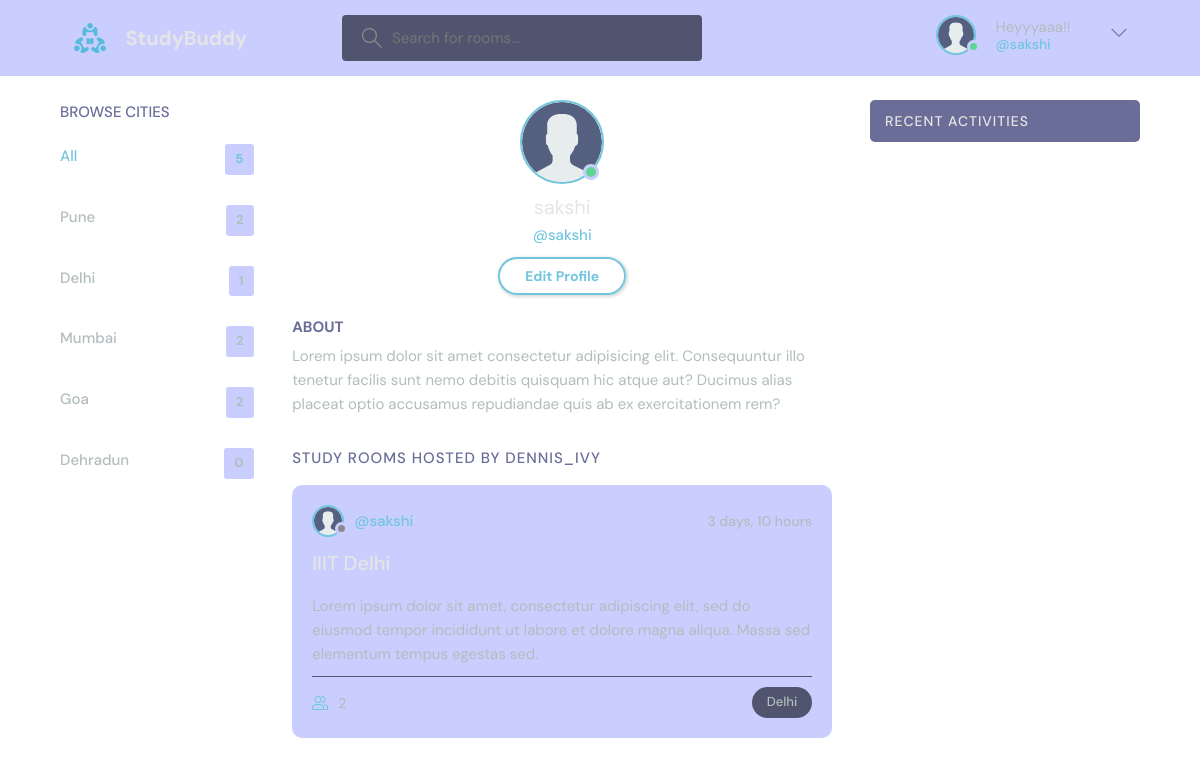
/profile/2/ (signed in), run on the app's committed database.
### base/models.py (models this page shows, shortened)
class City(models.Model):
    name = models.CharField(max_length=200)

class Room(models.Model):
    host = models.ForeignKey(User, on_delete=models.SET_NULL, null=True)
    city = models.ForeignKey(City, on_delete=models.SET_NULL, null=True)
    name = models.CharField(max_length=200)
    description = models.TextField(null=True, blank=True)
    participants = models.ManyToManyField(User, related_name='participants', blank=True)
    updated = models.DateTimeField(auto_now = True)
    created = models.DateTimeField(auto_now_add = True)
    class Meta:
        ordering = ['-updated', '-created']

### base/views.py (the view)
# urls.py: path('profile/<str:pk>/', views.userProfile, name="user-profile"),
def userProfile(request, pk):
    user = User.objects.get(id=pk)
    rooms = user.room_set.all()
    room_messages = user.message_set.all()
    citys = City.objects.all()
    context = {'user':user, 'rooms':rooms, 'citys':citys, 'room_messages':room_messages}
    return render(request, 'base/profile.html', context)

### base/templates/base/profile.html
{% extends 'main.html' %}
{%load static%}
{% block content %}
  <main class="profile-page layout layout--3">
    <div class="container">
      {% include 'base/city_component.html' %}
      <div class="roomList">
        <div class="profile">
          <div class="profile__avatar">
            <div class="avatar avatar--large active">
              <img src= "{% static 'images/avatar.svg' %}" />
            </div>
          </div>
          <div class="profile__info">
            <h3>{{user.username}}</h3>
            <p>@{{user.username}}</p>
            <a href="edit-user.html" class="btn btn--main btn--pill">Edit Profile</a>
          </div>
          <div class="profile__about">
            <h3>About</h3>
            <p>
              Lorem ipsum dolor sit amet consectetur adipisicing elit. Consequuntur illo tenetur
              facilis sunt nemo debitis quisquam hic atque aut? Ducimus alias placeat optio
              accusamus repudiandae quis ab ex exercitationem rem?
            </p>
          </div>
        </div>
        <div class="roomList__header">
          <div>
            <h2>Study Rooms Hosted by dennis_ivy</a>
            </h2>
          </div>
        </div>
        {% include 'base/feed_component.html' %}
      </div>
      {% include 'base/activity_component.html' %}
    </div>
  </main>
  {% endblock content%}

### templates/navbar.html (shortened to what this page needs)
{% load static %}
<header class="header header--loggedIn">
    <div class="container">
      <a href="{% url 'home' %}" class="header__logo">
        <img src="{% static 'images/logo.svg' %}" />
        <h1>StudyBuddy</h1>
      </a>
      <form class="header__search" method="GET" action="{% url 'home' %}">
        <label>
          <input name="q" placeholder="Search for rooms..." />
        </label>
      </form>
      <nav class="header__menu">
        {% if request.user.is_authenticated %}
        <div class="header__user">
          <p>
            <div class="avatar avatar--medium active">
                <img src="{% static 'images/avatar.svg' %}" />
            </div>
            <p>Heyyyaaa!! <span>@{{request.user.username}}</span></p>
          </p>
          <button class="dropdown-button">
            <svg version="1.1" xmlns="http://www.w3.org/2000/svg" width="32" height="32" viewBox="0 0 32 32">
              <title>chevron-down</title>
              <path d="M16 21l-13-13h-3l16 16 16-16h-3l-13 13z"></path>
            </svg>
          </button>
        </div>
        {%else%}
        <a href="{% url 'login' %}">
          <img src= "{% static 'images/avatar.svg' %}" />
          <p>Login</p>
        </a>
        {%endif %}
      </nav>
    </div>
  </header>

### base/templates/base/city_component.html
<div class="topics">
    <div class="topics__header">
      <h2>Browse Cities</h2>
    </div>
    <ul class="topics__list">
      <li>
        <a href="{% url 'home' %}" class="active">All <span>{{citys.count}}</span></a>
      </li>
        {% for city in citys %}
        <li>
            <a href = "{% url 'home' %}?q={{city.name}}"> {{city.name}} <span> {{city.room_set.all.count}} </span> </a>
        </li>
        {% endfor%}
    </ul>
  </div>

### base/templates/base/feed_component.html (shortened to what this page needs)
{% load static%}
{% for room in rooms %}
<div class="roomListRoom">
    <div class="roomListRoom__header">
      <a href="{% url 'user-profile' room.host.id %}" class="roomListRoom__author">
        <div class="avatar avatar--small">
            <img src= "{% static 'images/avatar.svg' %}">
        </div>
        <span>@{{room.host.username}}</span>
      </a>
      <div class="roomListRoom__actions">
        <span>{{room.created|timesince}}</span>
      </div>
    </div>
    <div class="roomListRoom__content">
      <a href="{% url 'room' room.id %}">{{room.name}}</a>
      <p>
        {{room.description}}</p>
    </div>
    <div class="roomListRoom__meta">
      <a href="{% url 'room' room.id %}" class="roomListRoom__joined">
        {{room.participants.all.count}}
      </a>
      <p class="roomListRoom__topic">{{room.city.name}}</p>
    </div>
  </div>
  {% endfor %}

### data on the page
City: name "Pune", room_set.all.count "2"
City: name "Delhi", room_set.all.count "1"
City: name "Mumbai", room_set.all.count "2"
City: name "Goa", room_set.all.count "2"
City: name "Dehradun", room_set.all.count "0"
Room: host.username "sakshi", created "3 days, 10 hours", description "Lorem ipsum dolor sit amet, consectetur adipiscing elit, sed do eiusmod tempor incididunt ut labore et dolore magna aliqua. Massa sed elementum tempus egestas sed.", participants.all.count "2", city.name "Delhi"

### other printed values
{{ request.user.username }} "sakshi"
{{ citys.count }} "5"
{{ user.username }} "sakshi"
